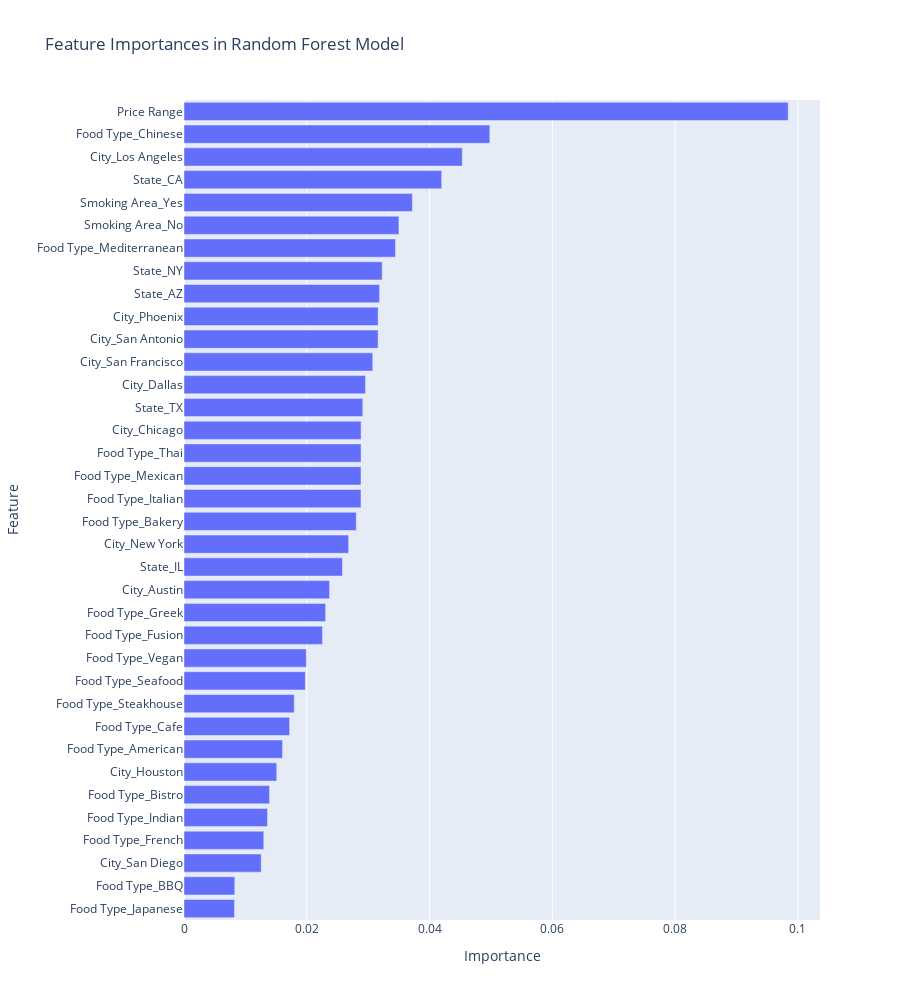

Source (notebook cell):
### Code cell
importances = rf_model.named_steps['classifier'].feature_importances_
categorical_feature_names = rf_model.named_steps["preprocessor"]["cat_nom"].named_steps["encoder"].get_feature_names_out(categorical_nominal_columns)
feature_names = np.concatenate([numerical_columns, categorical_feature_names, categorical_ordinal_columns])

fig = px.bar(x=importances, y=feature_names, orientation="h", title="Feature Importances in Random Forest Model", labels={"x": "Importance", "y": "Feature"}, height=1000)
fig.update_layout(yaxis={'categoryorder':'total ascending'})
fig.show()

### Figure 1 — Plotly figure (JSON) as saved in the notebook; plotly's stock layout.template omitted (floating-point values rounded to 4 significant figures)
{"data": [{"alignmentgroup": "True", "hovertemplate": "Importance=%{x}<br>Feature=%{y}<extra></extra>", "legendgroup": "", "marker": {"color": "#636efa", "pattern": {"shape": ""}}, "name": "", "offsetgroup": "", "orientation": "h", "showlegend": false, "textposition": "auto", "type": "bar", "x": [0.01605, 0.008271, 0.02807, 0.01393, 0.01721, 0.04982, 0.01299, 0.02256, 0.02307, 0.01361, 0.02883, 0.008226, 0.03444, 0.02883, 0.01976, 0.01795, 0.02884, 0.01993, 0.03501, 0.0372, 0.02371, 0.02885, 0.02957, 0.01511, 0.04533, 0.02681, 0.03162, 0.03162, 0.01258, 0.03075, 0.03186, 0.04198, 0.02581, 0.03228, 0.02912, 0.09841], "xaxis": "x", "y": ["Food Type_American", "Food Type_BBQ", "Food Type_Bakery", "Food Type_Bistro", "Food Type_Cafe", "Food Type_Chinese", "Food Type_French", "Food Type_Fusion", "Food Type_Greek", "Food Type_Indian", "Food Type_Italian", "Food Type_Japanese", "Food Type_Mediterranean", "Food Type_Mexican", "Food Type_Seafood", "Food Type_Steakhouse", "Food Type_Thai", "Food Type_Vegan", "Smoking Area_No", "Smoking Area_Yes", "City_Austin", "City_Chicago", "City_Dallas", "City_Houston", "City_Los Angeles", "City_New York", "City_Phoenix", "City_San Antonio", "City_San Diego", "City_San Francisco", "State_AZ", "State_CA", "State_IL", "State_NY", "State_TX", "Price Range"], "yaxis": "y"}], "layout": {"barmode": "relative", "height": 1000, "legend": {"tracegroupgap": 0}, "title": {"text": "Feature Importances in Random Forest Model"}, "xaxis": {"anchor": "y", "domain": [0, 1], "title": {"text": "Importance"}}, "yaxis": {"anchor": "x", "categoryorder": "total ascending", "domain": [0, 1], "title": {"text": "Feature"}}}}
